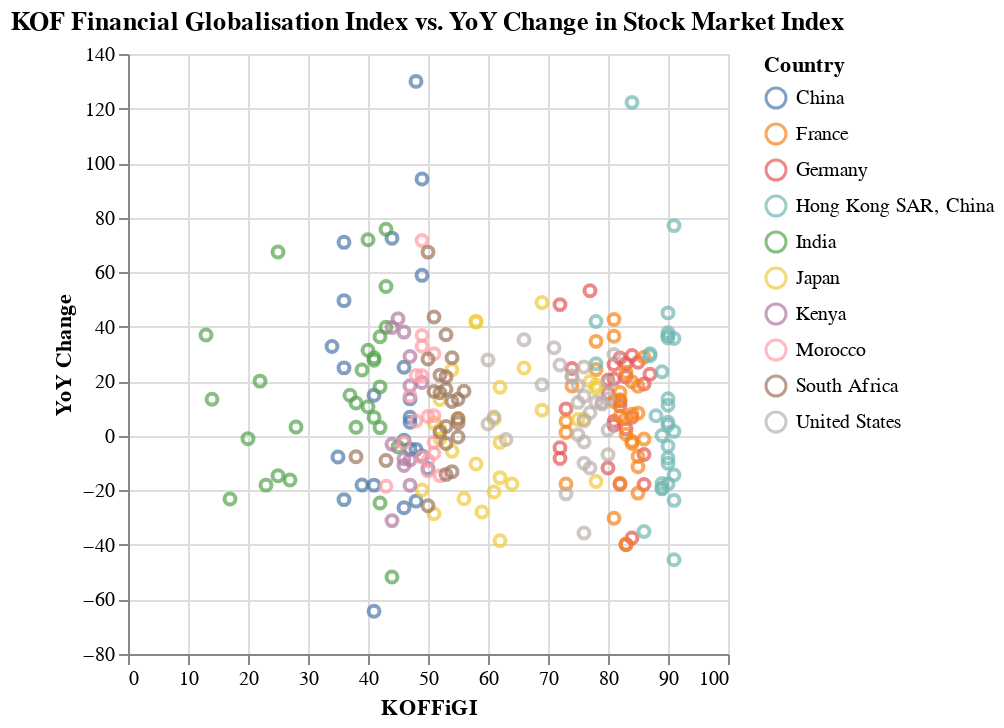

Notebook cell for this chart:
### Code cell
alt.Chart(kof_df).mark_point().encode(
    x=alt.X('KOFFiGI').scale(domain=[0, 100]),
    y='YoY Change:Q',
     color=alt.Color('country:N', title='Country')
).properties(
    title='KOF Financial Globalisation Index vs. YoY Change in Stock Market Index'
)

### Figure 1 — Vega-Lite specification as saved in the notebook (floating-point values rounded to 4 significant figures; data arrays with more than 128 entries replaced by an {"elided": "..."} marker saying what was removed)
{"config": {"view": {"continuousWidth": 300, "continuousHeight": 300}}, "data": {"name": "data-a163c8049c7bb63de56c0e1bff77c936"}, "mark": {"type": "point"}, "encoding": {"color": {"field": "country", "title": "Country", "type": "nominal"}, "x": {"field": "KOFFiGI", "scale": {"domain": [0, 100]}, "type": "quantitative"}, "y": {"field": "YoY Change", "type": "quantitative"}}, "title": "KOF Financial Globalisation Index vs. YoY Change in Stock Market Index", "$schema": "https://vega.github.io/schema/vega-lite/v5.8.0.json", "datasets": {"data-a163c8049c7bb63de56c0e1bff77c936": {"elided": "256 records"}}}
